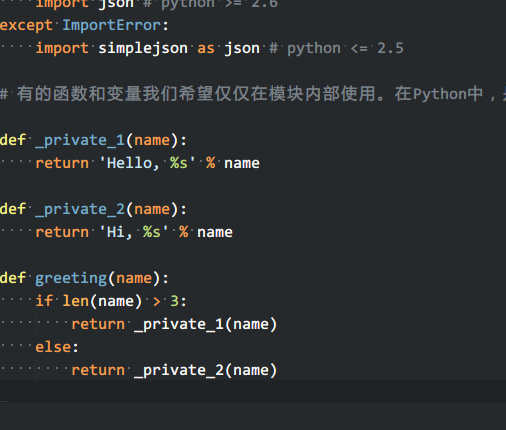
#> input picture test.png, 506 x 430 px
$ python 21.py   (Python 2 division)
#> lines starting #> are read from the running program, lines starting #| are printed output that depends on the picture
# -*- coding: utf-8 -*-

import Image
im = Image.open('test.png')
#> im is the input picture: PIL image 506x430 RGB; mean R, G, B 44.9, 47.3, 49.2
print im.format, im.size, im.mode
#| PNG (506, 430) RGB
im.thumbnail((200, 100)) # yum install zlib-devel
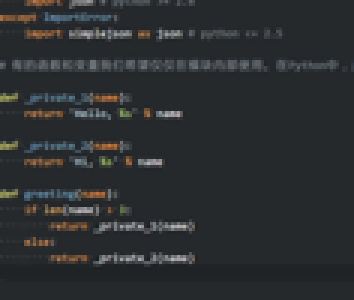
#> im: PIL image 118x100 RGB (shown 3 times larger); mean R, G, B 44.9, 47.3, 49.3
im.save('thumb.jpg', 'JPEG') # yum install libjpeg-devel

# Python解释器会搜索当前目录、所有已安装的内置模块和第三方模块，搜索路径存放在sys模块的path变量中
import sys
print sys.path
# sys.path.append('/Users/michael/my_py_scripts') # 模块搜索路径的增加
# 或设置环境变量PYTHONPATH
